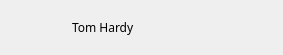
<?xml version="1.0" encoding="UTF-8"?>
<ui version="4.0">
 <class>UserItem</class>
 <widget class="QWidget" name="UserItem">
  <property name="geometry">
   <rect>
    <x>0</x>
    <y>0</y>
    <width>283</width>
    <height>55</height>
   </rect>
  </property>
  <property name="focusPolicy">
   <enum>Qt::TabFocus</enum>
  </property>
  <property name="windowTitle">
   <string>Form</string>
  </property>
  <property name="styleSheet">
   <string notr="true"/>
  </property>
  <layout class="QHBoxLayout" name="horizontalLayout">
   <property name="spacing">
    <number>12</number>
   </property>
   <property name="leftMargin">
    <number>12</number>
   </property>
   <property name="topMargin">
    <number>1</number>
   </property>
   <property name="rightMargin">
    <number>12</number>
   </property>
   <property name="bottomMargin">
    <number>1</number>
   </property>
   <item>
    <widget class="Kiran::SessionGuard::UserAvatar" name="avatar" native="true">
     <property name="sizePolicy">
      <sizepolicy hsizetype="Fixed" vsizetype="Fixed">
       <horstretch>0</horstretch>
       <verstretch>0</verstretch>
      </sizepolicy>
     </property>
     <property name="minimumSize">
      <size>
       <width>48</width>
       <height>48</height>
      </size>
     </property>
     <property name="maximumSize">
      <size>
       <width>48</width>
       <height>48</height>
      </size>
     </property>
    </widget>
   </item>
   <item>
    <widget class="Kiran::SessionGuard::ShadowLabel" name="label_username">
     <property name="sizePolicy">
      <sizepolicy hsizetype="Expanding" vsizetype="Preferred">
       <horstretch>0</horstretch>
       <verstretch>0</verstretch>
      </sizepolicy>
     </property>
     <property name="font">
      <font>
       <family>Noto Sans CJK SC Light</family>
      </font>
     </property>
     <property name="styleSheet">
      <string notr="true"/>
     </property>
     <property name="text">
      <string>Tom Hardy</string>
     </property>
    </widget>
   </item>
   <item>
    <spacer name="horizontalSpacer">
     <property name="orientation">
      <enum>Qt::Horizontal</enum>
     </property>
     <property name="sizeHint" stdset="0">
      <size>
       <width>40</width>
       <height>20</height>
      </size>
     </property>
    </spacer>
   </item>
   <item>
    <widget class="QLabel" name="label_logined">
     <property name="sizePolicy">
      <sizepolicy hsizetype="Fixed" vsizetype="Fixed">
       <horstretch>0</horstretch>
       <verstretch>0</verstretch>
      </sizepolicy>
     </property>
     <property name="minimumSize">
      <size>
       <width>14</width>
       <height>14</height>
      </size>
     </property>
     <property name="maximumSize">
      <size>
       <width>14</width>
       <height>14</height>
      </size>
     </property>
     <property name="text">
      <string/>
     </property>
    </widget>
   </item>
  </layout>
 </widget>
 <customwidgets>
  <customwidget>
   <class>Kiran::SessionGuard::UserAvatar</class>
   <extends>QWidget</extends>
   <header location="global">user-avatar.h</header>
   <container>1</container>
  </customwidget>
  <customwidget>
   <class>Kiran::SessionGuard::ShadowLabel</class>
   <extends>QLabel</extends>
   <header location="global">shadow-label.h</header>
  </customwidget>
 </customwidgets>
 <resources/>
 <connections/>
</ui>
